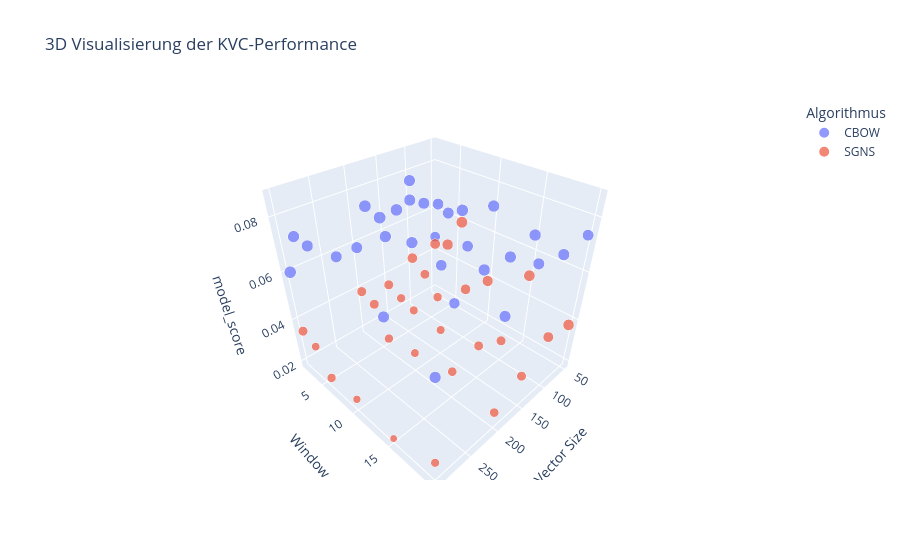
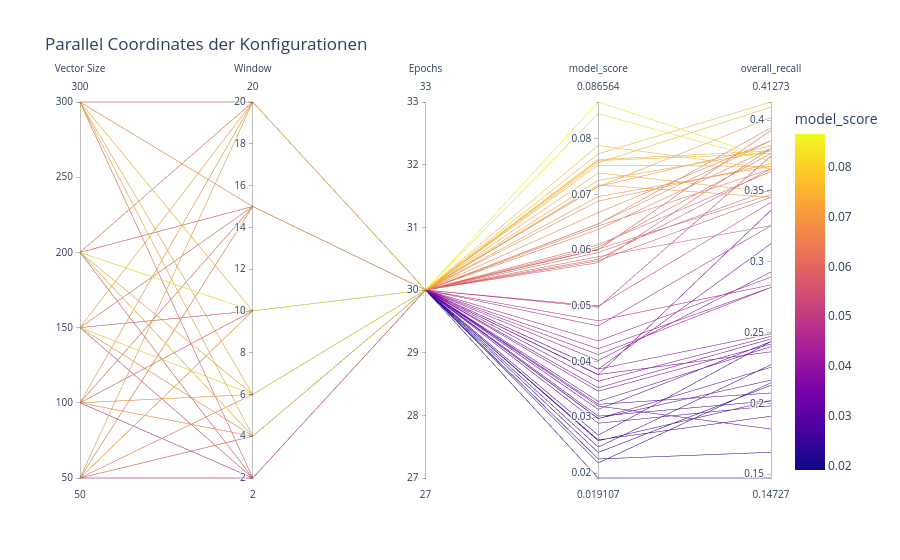
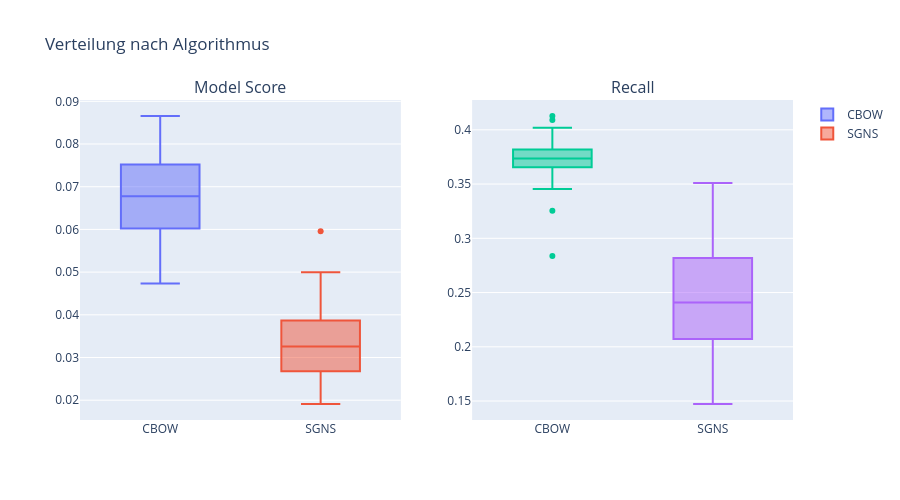

Notebook cell for these charts, in order:
### Code cell
import plotly.express as px
import plotly.graph_objects as go
from plotly.subplots import make_subplots

def create_interactive_dashboard(df):
    # 3D Scatter Plot
    fig = px.scatter_3d(df, x='Vector Size', y='Window', z='model_score',
                       color='Algorithmus', size='overall_recall',
                       hover_data=['Epochs', 'Negative Sampling', 'total_found_values'],
                       title='3D Visualisierung der KVC-Performance')
    fig.show()
    
    # Parallel Coordinates für Parameter
    fig = px.parallel_coordinates(df,
                                 dimensions=['Vector Size', 'Window', 'Epochs', 
                                           'model_score', 'overall_recall'],
                                 color='model_score',
                                 title='Parallel Coordinates der Konfigurationen')
    fig.show()
    
    # Boxplots nach Algorithmus
    fig = make_subplots(rows=1, cols=2, subplot_titles=('Model Score', 'Recall'))
    
    for i, metric in enumerate(['model_score', 'overall_recall']):
        for algo in df['Algorithmus'].unique():
            subset = df[df['Algorithmus'] == algo][metric]
            fig.add_trace(
                go.Box(y=subset, name=algo, showlegend=(i==0)),
                row=1, col=i+1
            )
    
    fig.update_layout(height=500, title_text="Verteilung nach Algorithmus")
    fig.show()

create_interactive_dashboard(df)

### Figure 1 — Plotly figure (JSON) as saved in the notebook; plotly's stock layout.template omitted (floating-point values rounded to 4 significant figures)
{"data": [{"customdata": [[30, 5, 156], [30, 5, 200], [30, 5, 217], [30, 5, 210], [30, 5, 212], [30, 5, 192], [30, 5, 206], [30, 5, 202], [30, 5, 190], [30, 5, 191], [30, 5, 209], [30, 5, 208], [30, 5, 209], [30, 5, 221], [30, 5, 204], [30, 5, 190], [30, 5, 212], [30, 5, 202], [30, 5, 201], [30, 5, 227], [30, 5, 225], [30, 5, 205], [30, 5, 179], [30, 5, 201], [30, 5, 216], [30, 5, 208], [30, 5, 207], [30, 5, 201], [30, 5, 203], [30, 5, 207]], "hovertemplate": "Algorithmus=CBOW<br>Vector Size=%{x}<br>Window=%{y}<br>model_score=%{z}<br>overall_recall=%{marker.size}<br>Epochs=%{customdata[0]}<br>Negative Sampling=%{customdata[1]}<br>total_found_values=%{customdata[2]}<extra></extra>", "legendgroup": "CBOW", "marker": {"color": "#636efa", "size": [0.2836, 0.3636, 0.3945, 0.3818, 0.3855, 0.3491, 0.3745, 0.3673, 0.3455, 0.3473, 0.38, 0.3782, 0.38, 0.4018, 0.3709, 0.3455, 0.3855, 0.3673, 0.3655, 0.4127, 0.4091, 0.3727, 0.3255, 0.3655, 0.3927, 0.3782, 0.3764, 0.3655, 0.3691, 0.3764], "sizemode": "area", "sizeref": 0.001032, "symbol": "circle"}, "mode": "markers", "name": "CBOW", "scene": "scene", "showlegend": true, "type": "scatter3d", "x": [50, 50, 50, 50, 50, 50, 100, 100, 100, 100, 100, 100, 150, 150, 150, 150, 150, 150, 200, 200, 200, 200, 200, 200, 300, 300, 300, 300, 300, 300], "y": [2, 4, 6, 10, 15, 20, 2, 4, 6, 10, 15, 20, 2, 4, 6, 10, 15, 20, 2, 4, 6, 10, 15, 20, 2, 4, 6, 10, 15, 20], "z": [0.04731, 0.06096, 0.06468, 0.07142, 0.06672, 0.07384, 0.04973, 0.06959, 0.0717, 0.06019, 0.06368, 0.0725, 0.05774, 0.07138, 0.08447, 0.05809, 0.06472, 0.07523, 0.05838, 0.07726, 0.07567, 0.08656, 0.05881, 0.06431, 0.06008, 0.07624, 0.07605, 0.07877, 0.06877, 0.06053]}, {"customdata": [[30, 5, 159], [30, 5, 179], [30, 5, 193], [30, 5, 172], [30, 5, 188], [30, 5, 185], [30, 5, 155], [30, 5, 130], [30, 5, 119], [30, 5, 155], [30, 5, 134], [30, 5, 161], [30, 5, 135], [30, 5, 114], [30, 5, 111], [30, 5, 109], [30, 5, 132], [30, 5, 134], [30, 5, 137], [30, 5, 136], [30, 5, 117], [30, 5, 105], [30, 5, 124], [30, 5, 125], [30, 5, 133], [30, 5, 100], [30, 5, 118], [30, 5, 91], [30, 5, 81], [30, 5, 111]], "hovertemplate": "Algorithmus=SGNS<br>Vector Size=%{x}<br>Window=%{y}<br>model_score=%{z}<br>overall_recall=%{marker.size}<br>Epochs=%{customdata[0]}<br>Negative Sampling=%{customdata[1]}<br>total_found_values=%{customdata[2]}<extra></extra>", "legendgroup": "SGNS", "marker": {"color": "#EF553B", "size": [0.2891, 0.3255, 0.3509, 0.3127, 0.3418, 0.3364, 0.2818, 0.2364, 0.2164, 0.2818, 0.2436, 0.2927, 0.2455, 0.2073, 0.2018, 0.1982, 0.24, 0.2436, 0.2491, 0.2473, 0.2127, 0.1909, 0.2255, 0.2273, 0.2418, 0.1818, 0.2145, 0.1655, 0.1473, 0.2018], "sizemode": "area", "sizeref": 0.001032, "symbol": "circle"}, "mode": "markers", "name": "SGNS", "scene": "scene", "showlegend": true, "type": "scatter3d", "x": [50, 50, 50, 50, 50, 50, 100, 100, 100, 100, 100, 100, 150, 150, 150, 150, 150, 150, 200, 200, 200, 200, 200, 200, 300, 300, 300, 300, 300, 300], "y": [2, 4, 6, 10, 15, 20, 2, 4, 6, 10, 15, 20, 2, 4, 6, 10, 15, 20, 2, 4, 6, 10, 15, 20, 2, 4, 6, 10, 15, 20], "z": [0.0437, 0.04639, 0.05954, 0.03862, 0.04994, 0.03761, 0.0423, 0.03767, 0.02978, 0.04124, 0.02677, 0.04019, 0.03529, 0.03232, 0.0302, 0.02894, 0.03285, 0.03142, 0.03864, 0.03647, 0.02368, 0.02594, 0.02975, 0.02466, 0.03468, 0.03201, 0.0218, 0.02252, 0.01911, 0.02578]}], "layout": {"legend": {"itemsizing": "constant", "title": {"text": "Algorithmus"}, "tracegroupgap": 0}, "scene": {"domain": {"x": [0, 1], "y": [0, 1]}, "xaxis": {"title": {"text": "Vector Size"}}, "yaxis": {"title": {"text": "Window"}}, "zaxis": {"title": {"text": "model_score"}}}, "title": {"text": "3D Visualisierung der KVC-Performance"}}}

### Figure 2 — Plotly figure (JSON) as saved in the notebook; plotly's stock layout.template omitted (floating-point values rounded to 4 significant figures)
{"data": [{"dimensions": [{"label": "Vector Size", "values": [50, 50, 50, 50, 50, 50, 50, 50, 50, 50, 50, 50, 100, 100, 100, 100, 100, 100, 100, 100, 100, 100, 100, 100, 150, 150, 150, 150, 150, 150, 150, 150, 150, 150, 150, 150, 200, 200, 200, 200, 200, 200, 200, 200, 200, 200, 200, 200, 300, 300, 300, 300, 300, 300, 300, 300, 300, 300, 300, 300]}, {"label": "Window", "values": [2, 2, 4, 4, 6, 6, 10, 10, 15, 15, 20, 20, 2, 2, 4, 4, 6, 6, 10, 10, 15, 15, 20, 20, 2, 2, 4, 4, 6, 6, 10, 10, 15, 15, 20, 20, 2, 2, 4, 4, 6, 6, 10, 10, 15, 15, 20, 20, 2, 2, 4, 4, 6, 6, 10, 10, 15, 15, 20, 20]}, {"label": "Epochs", "values": [30, 30, 30, 30, 30, 30, 30, 30, 30, 30, 30, 30, 30, 30, 30, 30, 30, 30, 30, 30, 30, 30, 30, 30, 30, 30, 30, 30, 30, 30, 30, 30, 30, 30, 30, 30, 30, 30, 30, 30, 30, 30, 30, 30, 30, 30, 30, 30, 30, 30, 30, 30, 30, 30, 30, 30, 30, 30, 30, 30]}, {"label": "model_score", "values": [0.04731, 0.0437, 0.06096, 0.04639, 0.06468, 0.05954, 0.07142, 0.03862, 0.06672, 0.04994, 0.07384, 0.03761, 0.04973, 0.0423, 0.06959, 0.03767, 0.0717, 0.02978, 0.06019, 0.04124, 0.06368, 0.02677, 0.0725, 0.04019, 0.05774, 0.03529, 0.07138, 0.03232, 0.08447, 0.0302, 0.05809, 0.02894, 0.06472, 0.03285, 0.07523, 0.03142, 0.05838, 0.03864, 0.07726, 0.03647, 0.07567, 0.02368, 0.08656, 0.02594, 0.05881, 0.02975, 0.06431, 0.02466, 0.06008, 0.03468, 0.07624, 0.03201, 0.07605, 0.0218, 0.07877, 0.02252, 0.06877, 0.01911, 0.06053, 0.02578]}, {"label": "overall_recall", "values": [0.2836, 0.2891, 0.3636, 0.3255, 0.3945, 0.3509, 0.3818, 0.3127, 0.3855, 0.3418, 0.3491, 0.3364, 0.3745, 0.2818, 0.3673, 0.2364, 0.3455, 0.2164, 0.3473, 0.2818, 0.38, 0.2436, 0.3782, 0.2927, 0.38, 0.2455, 0.4018, 0.2073, 0.3709, 0.2018, 0.3455, 0.1982, 0.3855, 0.24, 0.3673, 0.2436, 0.3655, 0.2491, 0.4127, 0.2473, 0.4091, 0.2127, 0.3727, 0.1909, 0.3255, 0.2255, 0.3655, 0.2273, 0.3927, 0.2418, 0.3782, 0.1818, 0.3764, 0.2145, 0.3655, 0.1655, 0.3691, 0.1473, 0.3764, 0.2018]}], "domain": {"x": [0, 1], "y": [0, 1]}, "line": {"color": [0.04731, 0.0437, 0.06096, 0.04639, 0.06468, 0.05954, 0.07142, 0.03862, 0.06672, 0.04994, 0.07384, 0.03761, 0.04973, 0.0423, 0.06959, 0.03767, 0.0717, 0.02978, 0.06019, 0.04124, 0.06368, 0.02677, 0.0725, 0.04019, 0.05774, 0.03529, 0.07138, 0.03232, 0.08447, 0.0302, 0.05809, 0.02894, 0.06472, 0.03285, 0.07523, 0.03142, 0.05838, 0.03864, 0.07726, 0.03647, 0.07567, 0.02368, 0.08656, 0.02594, 0.05881, 0.02975, 0.06431, 0.02466, 0.06008, 0.03468, 0.07624, 0.03201, 0.07605, 0.0218, 0.07877, 0.02252, 0.06877, 0.01911, 0.06053, 0.02578], "coloraxis": "coloraxis"}, "name": "", "type": "parcoords"}], "layout": {"coloraxis": {"colorbar": {"title": {"text": "model_score"}}, "colorscale": [[0, "#0d0887"], [0.1111, "#46039f"], [0.2222, "#7201a8"], [0.3333, "#9c179e"], [0.4444, "#bd3786"], [0.5556, "#d8576b"], [0.6667, "#ed7953"], [0.7778, "#fb9f3a"], [0.8889, "#fdca26"], [1, "#f0f921"]]}, "legend": {"tracegroupgap": 0}, "title": {"text": "Parallel Coordinates der Konfigurationen"}}}

### Figure 3 — Plotly figure (JSON) as saved in the notebook; plotly's stock layout.template omitted (floating-point values rounded to 4 significant figures)
{"data": [{"name": "CBOW", "showlegend": true, "type": "box", "xaxis": "x", "y": [0.04731, 0.06096, 0.06468, 0.07142, 0.06672, 0.07384, 0.04973, 0.06959, 0.0717, 0.06019, 0.06368, 0.0725, 0.05774, 0.07138, 0.08447, 0.05809, 0.06472, 0.07523, 0.05838, 0.07726, 0.07567, 0.08656, 0.05881, 0.06431, 0.06008, 0.07624, 0.07605, 0.07877, 0.06877, 0.06053], "yaxis": "y"}, {"name": "SGNS", "showlegend": true, "type": "box", "xaxis": "x", "y": [0.0437, 0.04639, 0.05954, 0.03862, 0.04994, 0.03761, 0.0423, 0.03767, 0.02978, 0.04124, 0.02677, 0.04019, 0.03529, 0.03232, 0.0302, 0.02894, 0.03285, 0.03142, 0.03864, 0.03647, 0.02368, 0.02594, 0.02975, 0.02466, 0.03468, 0.03201, 0.0218, 0.02252, 0.01911, 0.02578], "yaxis": "y"}, {"name": "CBOW", "showlegend": false, "type": "box", "xaxis": "x2", "y": [0.2836, 0.3636, 0.3945, 0.3818, 0.3855, 0.3491, 0.3745, 0.3673, 0.3455, 0.3473, 0.38, 0.3782, 0.38, 0.4018, 0.3709, 0.3455, 0.3855, 0.3673, 0.3655, 0.4127, 0.4091, 0.3727, 0.3255, 0.3655, 0.3927, 0.3782, 0.3764, 0.3655, 0.3691, 0.3764], "yaxis": "y2"}, {"name": "SGNS", "showlegend": false, "type": "box", "xaxis": "x2", "y": [0.2891, 0.3255, 0.3509, 0.3127, 0.3418, 0.3364, 0.2818, 0.2364, 0.2164, 0.2818, 0.2436, 0.2927, 0.2455, 0.2073, 0.2018, 0.1982, 0.24, 0.2436, 0.2491, 0.2473, 0.2127, 0.1909, 0.2255, 0.2273, 0.2418, 0.1818, 0.2145, 0.1655, 0.1473, 0.2018], "yaxis": "y2"}], "layout": {"annotations": [{"font": {"size": 16}, "showarrow": false, "text": "Model Score", "x": 0.225, "xanchor": "center", "xref": "paper", "y": 1, "yanchor": "bottom", "yref": "paper"}, {"font": {"size": 16}, "showarrow": false, "text": "Recall", "x": 0.775, "xanchor": "center", "xref": "paper", "y": 1, "yanchor": "bottom", "yref": "paper"}], "height": 500, "title": {"text": "Verteilung nach Algorithmus"}, "xaxis": {"anchor": "y", "domain": [0, 0.45]}, "xaxis2": {"anchor": "y2", "domain": [0.55, 1]}, "yaxis": {"anchor": "x", "domain": [0, 1]}, "yaxis2": {"anchor": "x2", "domain": [0, 1]}}}
